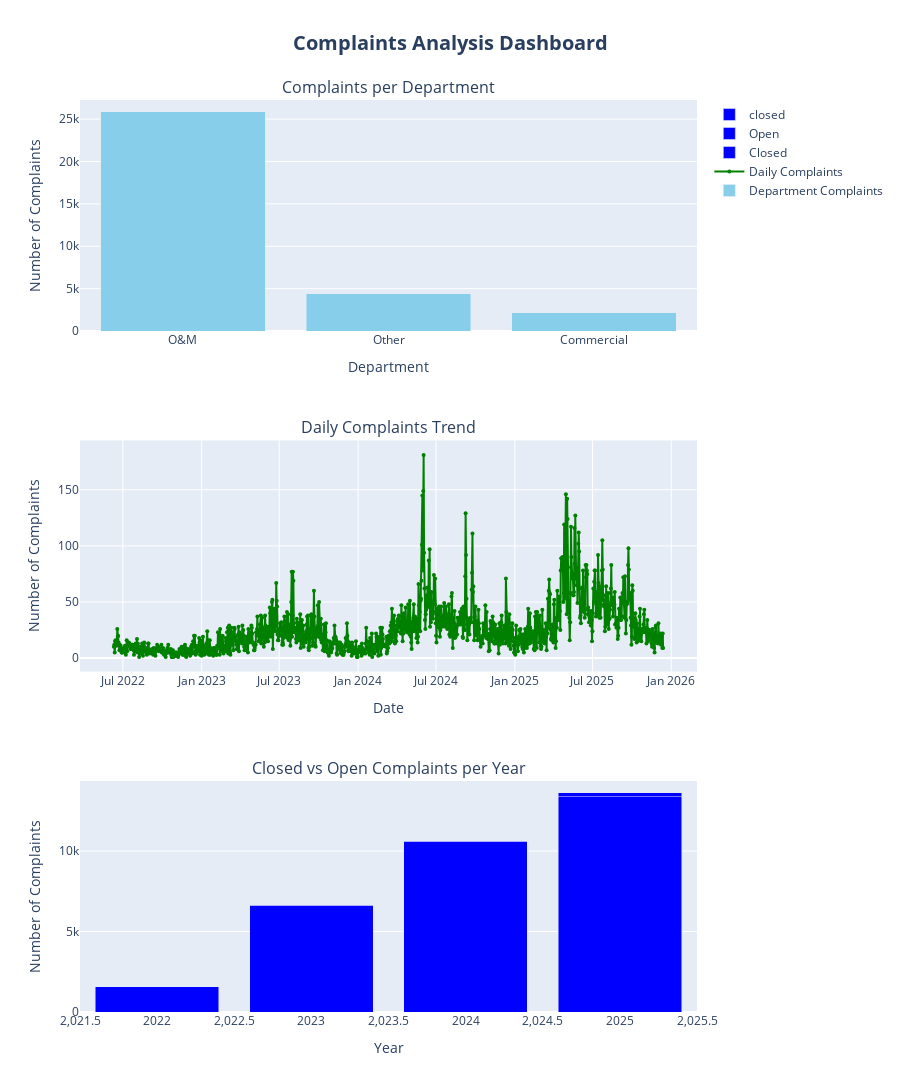

Notebook code for this chart:
### Code cell
fig = create_complaints_visualization(r'C:\Users\TPWODL\New folder_Content\Twitter_X_Flow_Prediction_Tp\data\raw\twitter_x_data.xlsx')
fig.show()  # Display in Jupyter/browser

### Figure 1 — Plotly figure (JSON) as saved in the notebook; plotly's stock layout.template omitted (floating-point values rounded to 4 significant figures; data arrays with more than 128 entries replaced by an {"elided": "..."} marker saying what was removed)
{"data": [{"hovertemplate": "<b>%{x}</b><br>Complaints: %{y}<extra></extra>", "marker": {"color": "skyblue"}, "name": "Department Complaints", "type": "bar", "x": ["O&M", "Other", "Commercial"], "xaxis": "x", "y": [25890, 4425, 2176], "yaxis": "y"}, {"hovertemplate": "<b>Date:</b> %{x|%Y-%m-%d}<br><b>Complaints:</b> %{y}<extra></extra>", "line": {"color": "green", "width": 2}, "marker": {"size": 4}, "mode": "lines+markers", "name": "Daily Complaints", "type": "scatter", "x": {"elided": "1282 str values"}, "xaxis": "x2", "y": {"elided": "1282 int values"}, "yaxis": "y2"}, {"hovertemplate": "<b>Year:</b> %{x}<br><b>Closed:</b> %{y}<extra></extra>", "marker": {"color": "blue"}, "name": "Closed", "type": "bar", "x": [2022, 2023, 2024, 2025], "xaxis": "x3", "y": [1565, 6645, 10621, 13358], "yaxis": "y3"}, {"hovertemplate": "<b>Year:</b> %{x}<br><b>Open:</b> %{y}<extra></extra>", "marker": {"color": "blue"}, "name": "Open", "type": "bar", "x": [2022, 2023, 2024, 2025], "xaxis": "x3", "y": [0, 6, 21, 274], "yaxis": "y3"}, {"hovertemplate": "<b>Year:</b> %{x}<br><b>closed:</b> %{y}<extra></extra>", "marker": {"color": "blue"}, "name": "closed", "type": "bar", "x": [2022, 2023, 2024, 2025], "xaxis": "x3", "y": [0, 0, 0, 1], "yaxis": "y3"}], "layout": {"annotations": [{"font": {"size": 16}, "showarrow": false, "text": "Complaints per Department", "x": 0.5, "xanchor": "center", "xref": "paper", "y": 1, "yanchor": "bottom", "yref": "paper"}, {"font": {"size": 16}, "showarrow": false, "text": "Daily Complaints Trend", "x": 0.5, "xanchor": "center", "xref": "paper", "y": 0.6267, "yanchor": "bottom", "yref": "paper"}, {"font": {"size": 16}, "showarrow": false, "text": "Closed vs Open Complaints per Year", "x": 0.5, "xanchor": "center", "xref": "paper", "y": 0.2533, "yanchor": "bottom", "yref": "paper"}], "barmode": "stack", "height": 1200, "hovermode": "closest", "showlegend": true, "title": {"font": {"size": 20}, "text": "<b>Complaints Analysis Dashboard</b>", "x": 0.5}, "xaxis": {"anchor": "y", "domain": [0, 1], "title": {"text": "Department"}}, "xaxis2": {"anchor": "y2", "domain": [0, 1], "title": {"text": "Date"}}, "xaxis3": {"anchor": "y3", "domain": [0, 1], "title": {"text": "Year"}}, "yaxis": {"anchor": "x", "domain": [0.7467, 1], "title": {"text": "Number of Complaints"}}, "yaxis2": {"anchor": "x2", "domain": [0.3733, 0.6267], "title": {"text": "Number of Complaints"}}, "yaxis3": {"anchor": "x3", "domain": [0, 0.2533], "title": {"text": "Number of Complaints"}}}}
